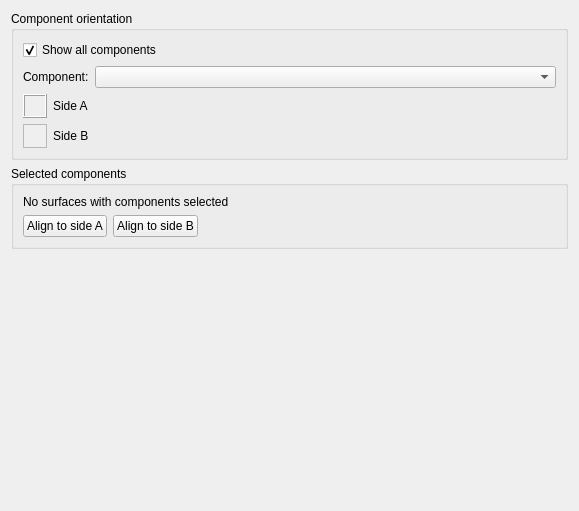
<?xml version="1.0" encoding="UTF-8"?>
<ui version="4.0">
 <class>SVPropBuildingComponentOrientationWidget</class>
 <widget class="QWidget" name="SVPropBuildingComponentOrientationWidget">
  <property name="geometry">
   <rect>
    <x>0</x>
    <y>0</y>
    <width>579</width>
    <height>511</height>
   </rect>
  </property>
  <property name="windowTitle">
   <string>Form</string>
  </property>
  <layout class="QVBoxLayout" name="verticalLayout">
   <item>
    <widget class="QGroupBox" name="groupBox_3">
     <property name="title">
      <string>Component orientation</string>
     </property>
     <layout class="QGridLayout" name="gridLayout_6">
      <item row="0" column="0" colspan="2">
       <widget class="QCheckBox" name="checkBoxShowAllComponentOrientations">
        <property name="text">
         <string>Show all components</string>
        </property>
        <property name="checked">
         <bool>true</bool>
        </property>
       </widget>
      </item>
      <item row="1" column="0">
       <widget class="QLabel" name="labelComponentSelection">
        <property name="text">
         <string>Component:</string>
        </property>
       </widget>
      </item>
      <item row="1" column="1">
       <widget class="QComboBox" name="comboBoxComponentSelection">
        <property name="sizePolicy">
         <sizepolicy hsizetype="Expanding" vsizetype="Fixed">
          <horstretch>0</horstretch>
          <verstretch>0</verstretch>
         </sizepolicy>
        </property>
       </widget>
      </item>
      <item row="2" column="0" colspan="2">
       <layout class="QGridLayout" name="gridLayout_4">
        <item row="0" column="0">
         <widget class="QFrame" name="frameSideA">
          <property name="sizePolicy">
           <sizepolicy hsizetype="Fixed" vsizetype="Fixed">
            <horstretch>0</horstretch>
            <verstretch>0</verstretch>
           </sizepolicy>
          </property>
          <property name="minimumSize">
           <size>
            <width>24</width>
            <height>24</height>
           </size>
          </property>
          <property name="autoFillBackground">
           <bool>true</bool>
          </property>
          <property name="frameShape">
           <enum>QFrame::Box</enum>
          </property>
          <property name="frameShadow">
           <enum>QFrame::Raised</enum>
          </property>
         </widget>
        </item>
        <item row="0" column="1">
         <widget class="QLabel" name="label_2">
          <property name="text">
           <string>Side A</string>
          </property>
         </widget>
        </item>
        <item row="1" column="0">
         <widget class="QFrame" name="frameSideB">
          <property name="sizePolicy">
           <sizepolicy hsizetype="Fixed" vsizetype="Fixed">
            <horstretch>0</horstretch>
            <verstretch>0</verstretch>
           </sizepolicy>
          </property>
          <property name="minimumSize">
           <size>
            <width>24</width>
            <height>24</height>
           </size>
          </property>
          <property name="autoFillBackground">
           <bool>true</bool>
          </property>
          <property name="frameShape">
           <enum>QFrame::StyledPanel</enum>
          </property>
          <property name="frameShadow">
           <enum>QFrame::Raised</enum>
          </property>
         </widget>
        </item>
        <item row="1" column="1">
         <widget class="QLabel" name="label_3">
          <property name="text">
           <string>Side B</string>
          </property>
         </widget>
        </item>
       </layout>
      </item>
     </layout>
    </widget>
   </item>
   <item>
    <widget class="QGroupBox" name="groupBox_4">
     <property name="title">
      <string>Selected components</string>
     </property>
     <layout class="QGridLayout" name="gridLayout_3">
      <item row="0" column="0" colspan="3">
       <widget class="QLabel" name="labelComponentOrientationInfo">
        <property name="text">
         <string>No surfaces with components selected</string>
        </property>
       </widget>
      </item>
      <item row="1" column="0">
       <widget class="QPushButton" name="pushButtonAlignComponentToSideA">
        <property name="toolTip">
         <string>Component will be aligned so that side A of the component corresponds to the selected surface.</string>
        </property>
        <property name="text">
         <string>Align to side A</string>
        </property>
       </widget>
      </item>
      <item row="1" column="1">
       <widget class="QPushButton" name="pushButtonAlignComponentToSideB">
        <property name="toolTip">
         <string>Component will be aligned so that side B of the component corresponds to the selected surface.</string>
        </property>
        <property name="text">
         <string>Align to side B</string>
        </property>
       </widget>
      </item>
      <item row="1" column="2">
       <spacer name="horizontalSpacer_3">
        <property name="orientation">
         <enum>Qt::Horizontal</enum>
        </property>
        <property name="sizeHint" stdset="0">
         <size>
          <width>339</width>
          <height>20</height>
         </size>
        </property>
       </spacer>
      </item>
     </layout>
    </widget>
   </item>
   <item>
    <spacer name="verticalSpacer">
     <property name="orientation">
      <enum>Qt::Vertical</enum>
     </property>
     <property name="sizeHint" stdset="0">
      <size>
       <width>20</width>
       <height>226</height>
      </size>
     </property>
    </spacer>
   </item>
  </layout>
 </widget>
 <resources/>
 <connections/>
</ui>
